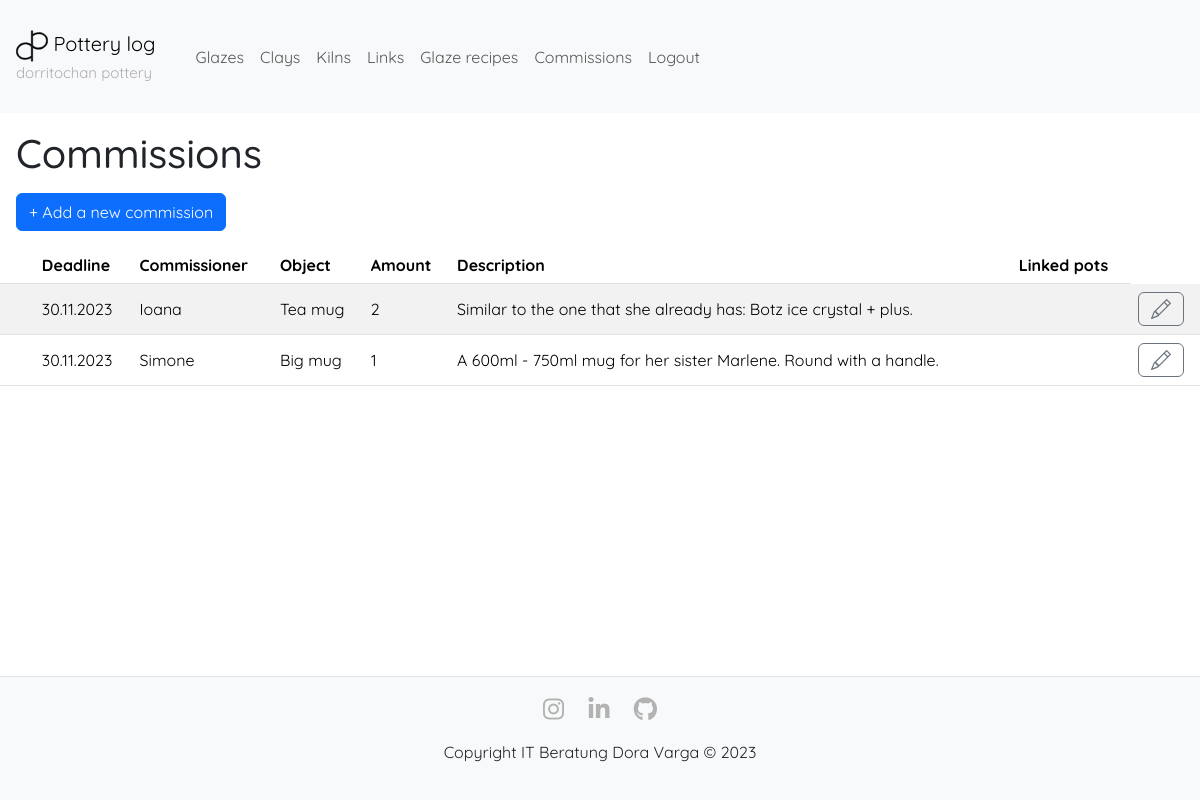
The page /viewcommissions (signed in) on the database its author committed.
### app/models.py (models this page shows, shortened)
class Commission(db.Model):
    __tablename__ = 'commission'
    id = db.Column(db.Integer, primary_key=True)
    deadline = db.Column(db.Date, index=True, default=lambda: germany_timezone.localize(datetime.now()))
    commissioner = db.Column(db.String, index=True)
    object = db.Column(db.String)
    amount = db.Column(db.Integer)
    description = db.Column(db.String)
    done = db.Column(db.Boolean, default=False)
    pots = db.relationship('CommissionPot', back_populates='commission', lazy='dynamic')

### app/controller.py (the view)
@app.route('/viewcommissions')
@login_required
def view_commissions():
    commissions = Commission.query.order_by(Commission.deadline.desc()).all()
    form = AddCommissionForm()
    return render_template('viewcommissions.html', title='Commissions', form=form, commissions=commissions)

### app/models.py (called while the page is built)
@login.user_loader
def load_user(id):
    return User.query.get(int(id))

### app/templates/viewcommissions.html (shortened to what this page needs)
{% extends 'layout.html' %}
{% block main %}
<h1 class="m-3">Commissions</h1>
<div class="m-3">
    <button id="add-new-commission" type="button" class="btn btn-primary" data-toggle="modal" data-target="#modal-add-edit-commission">&plus; Add a new commission</button>
</div>
<table class="table table-striped table-hover-color table-hover">
    <thead>
        <tr>
            <th></th>
            <th>Deadline</th>
            <th>Commissioner</th>
            <th>Object</th>
            <th>Amount</th>
            <th>Description</th>
            <th>Linked pots</th>
        </tr>
    </thead>
    <tbody>
        {% for commission in commissions %}
            <tr>
                <td class="vertical-center">
                </td>
                <td class="vertical-center">{{ commission.deadline.strftime('%d.%m.%Y') if commission.deadline else '' }}</td>
                <td class="vertical-center">{{ commission.commissioner or ''}}</td>
                <td class="vertical-center">{{ commission.object or '' }}</td>
                <td class="vertical-center">{{ commission.amount or '' }}</td>
                <td class="vertical-center">{{ commission.description or '' }}</td>
                <td class="vertical-center">{{ commission.linked_pots or '' }}</td>
                <td class="vertical-center">
                    <button type="button" class="btn btn-outline-secondary" id="open-modal-edit-item-{{ commission.id }}" data-toggle="modal" data-target="#modal-add-edit-commission" data-reload-page="true" data-itemtype="commission">
                    </button>
                </td>
            </tr>
        {% endfor %}
    </tbody>
</table>
{% endblock %}

### app/static/css/styles.css (style rules this page uses)
body { margin: 0; font-family: 'Quicksand', sans-serif; display: flex; flex-direction: column; min-height: 100vh; }
.vertical-center { vertical-align: middle; }
.table.table-striped td:nth-child(1), .table.table-striped th:nth-child(1) { padding-left: 22px; }

### rows shown on the page
Commission: deadline "30.11.2023", commissioner "Ioana", object "Tea mug", amount "2", description "Similar to the one that she already has: Botz ice crystal + plus."
Commission: deadline "30.11.2023", commissioner "Simone", object "Big mug", amount "1", description "A 600ml - 750ml mug for her sister Marlene. Round with a handle."
